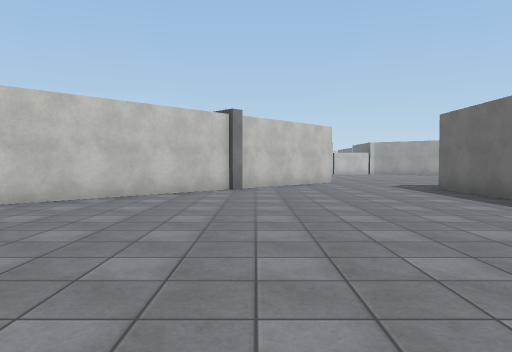
[1] (above)

22 first-person views from a walk through a Unity game level. The camera is 1.3 m above the floor, tilts 2° down and sees 70° across. The floor is counted in squares, 2 m on a side. Each view is taken from the middle of a square. On the plan, view 1 faces up. The plan holds only what a view shows up to about 11 squares ahead; the rest is blank. The place goes on beyond the plan. The player is left out. Some animated figures are left out. Surface patterns are stand-ins for the level's own textures.

[2]
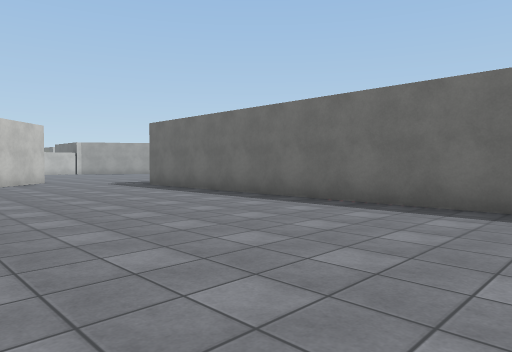

[3]
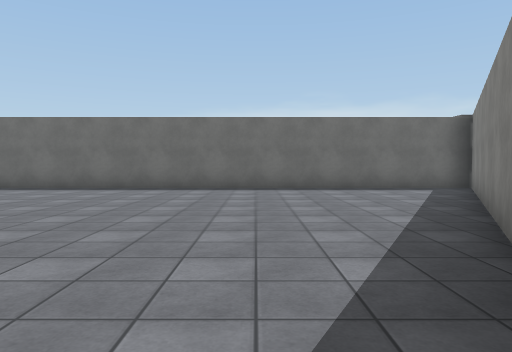

[4]
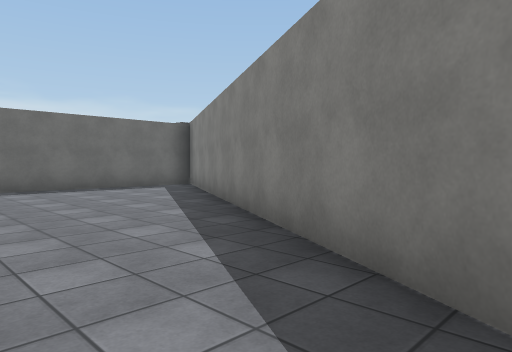

[5]
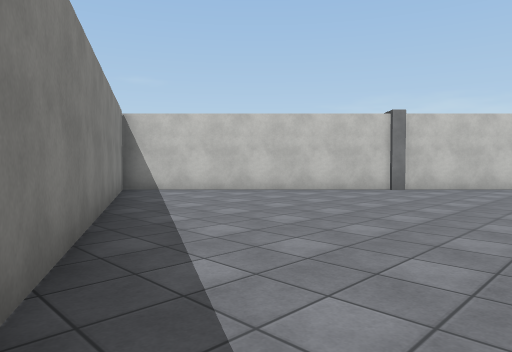

[6]
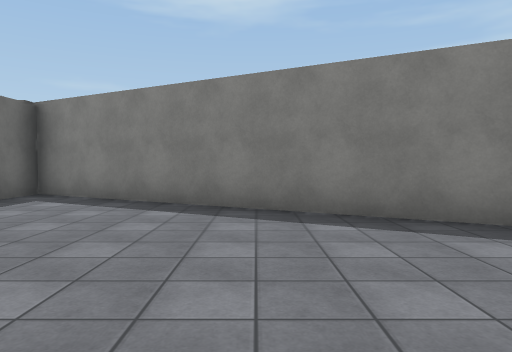

[7]
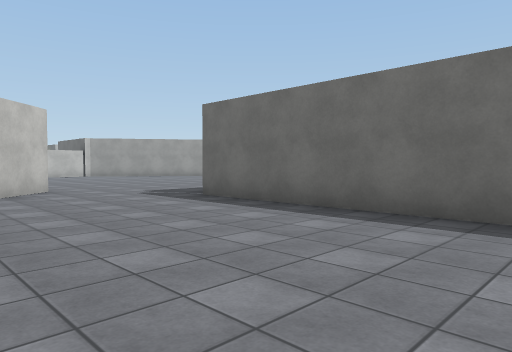

[8]
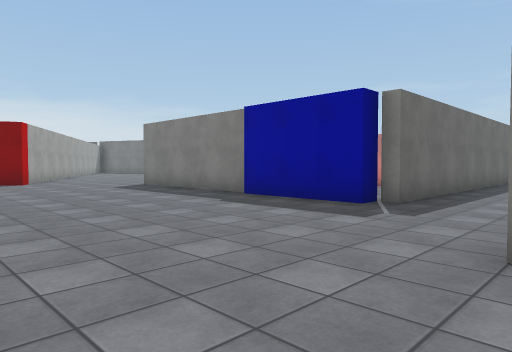

[9]
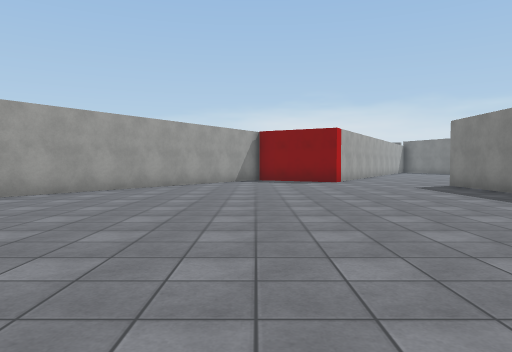

[10]
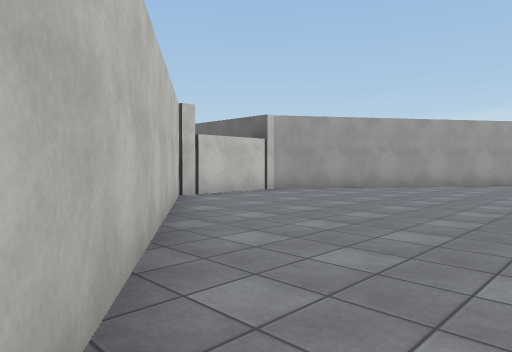

[11]
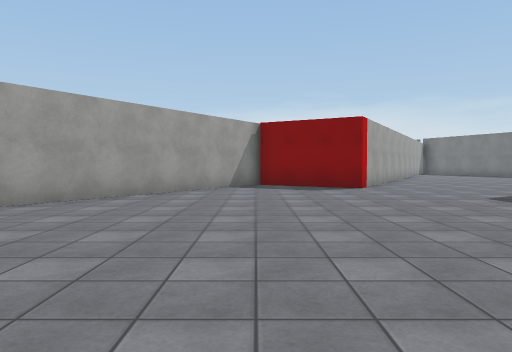

[12]
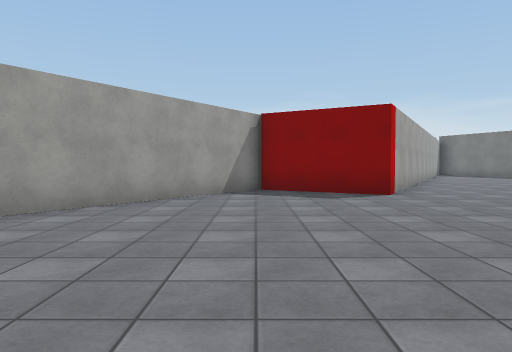

[13]
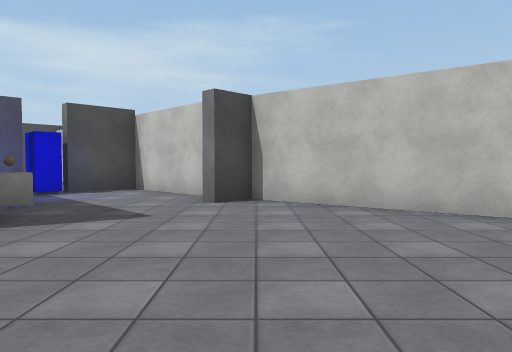

[14]
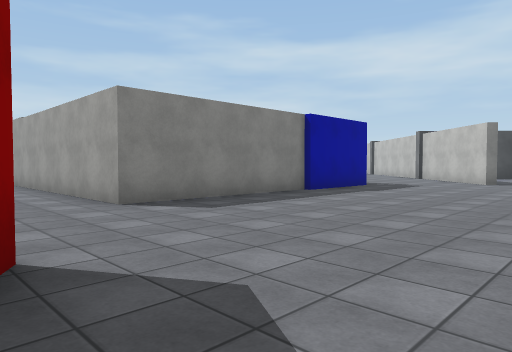

[15]
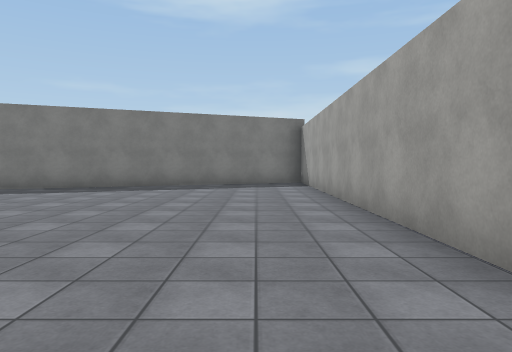

[16]
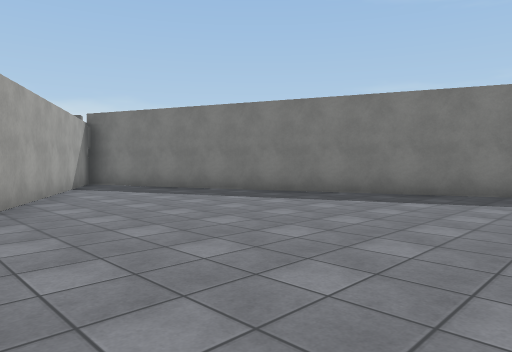

[17]
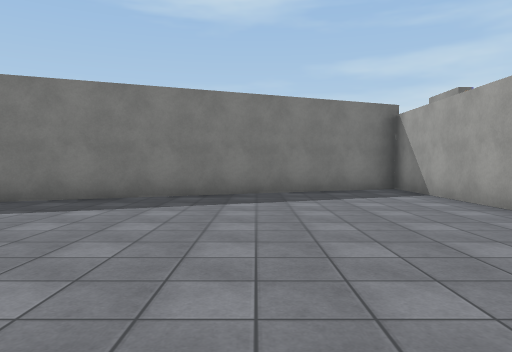

[18]
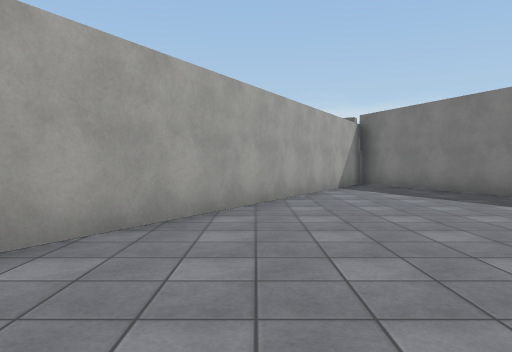

[19]
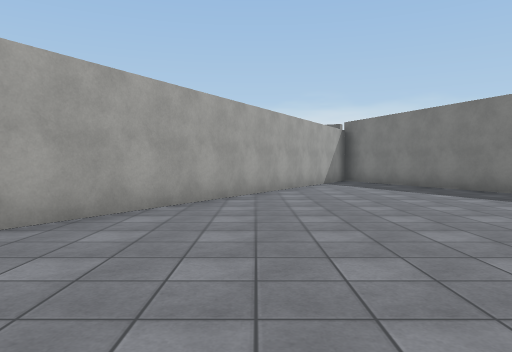

[20]
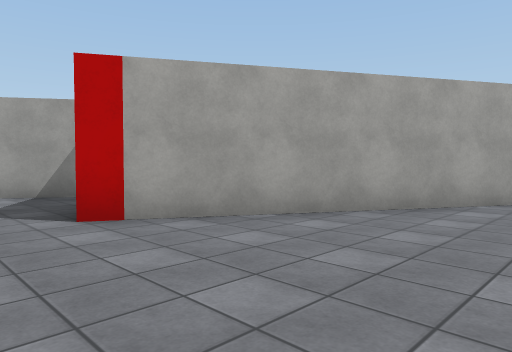

[21]
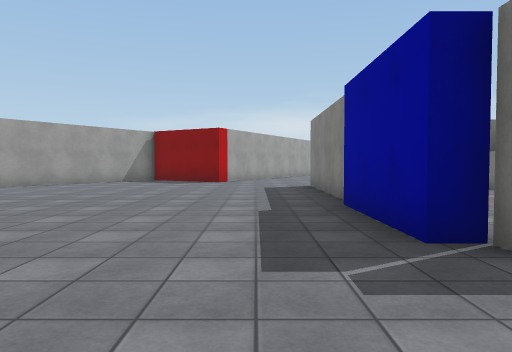

[22]
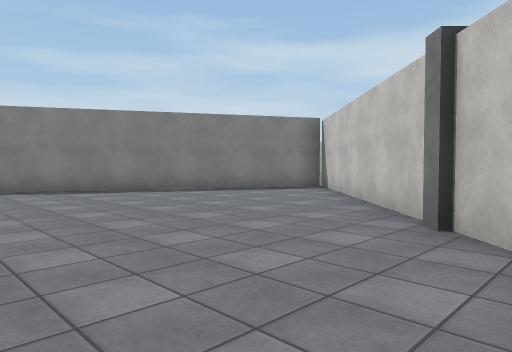

### Floor plan
Ten units are one square. View 1 is at (0, 0); x grows to the right and y downward. Boxes are objects, and circles mark ways between rooms. Rooms are numbered by the first view taken in them; rooms with no view inside come last. Other rooms are left out.
<svg viewBox="-101 -217 379 298">
<path fill="none" stroke="#000" d="M-79 9 46 76 46 -91M49 -91 49 -96M49 -96 78 -96M22 -124 25 -122 -96 0 -79 9M76 -94 125 -94 125 -84M46 -91 49 -91M144 -123 160 -150 68 -212 41 -212 -5 -149 1 -143M125 -84 125 13 272 -46M273 -48 144 -123M-15 -103 -11 -99M-11 -140 -32 -120 -20 -108"/>
<rect x="-5" y="-115" width="10" height="10" fill="#bbb"><title>other object</title></rect>
<circle cx="-20" cy="-58" r="3" fill="#2a7"/>
<circle cx="137" cy="-100" r="3" fill="#2a7"/>
<circle cx="10" cy="-130" r="3" fill="#2a7"/>
<text x="0" y="-10">1</text>
<text x="60" y="-130">2</text>
<text x="180" y="-50">3</text>
<text x="-10" y="-120">4</text>
</svg>
Room 1 opens to room 2. Room 2 opens to room 3. Room 2 opens to room 4.

Where each view was taken, in squares from view 1:
view 1: 0 up, 0 right, facing up
view 2: 1 down, 1 left, facing up-right
view 3: 2 down, 5 left, facing right
view 4: 1 down, 5 left, facing down-right
view 5: 4 down, 1 left, facing up-left
view 6: 0 up, 0 right, facing down
view 7: 3 up, 0 right, facing up-right
view 8: 15 up, 2 right, facing down-right
view 9: 15 up, 2 right, facing right
view 10: 15 up, 0 right, facing up-right
view 11: 15 up, 5 right, facing right
view 12: 15 up, 7 right, facing right
view 13: 15 up, 6 right, facing left
view 14: 15 up, 15 right, facing down-left
view 15: 11 up, 14 right, facing down
view 16: 9 up, 16 right, facing down-right
view 17: 8 up, 16 right, facing down
view 18: 8 up, 16 right, facing right
view 19: 8 up, 14 right, facing right
view 20: 8 up, 13 right, facing up-right
view 21: 11 up, 2 right, facing right
view 22: 6 up, 1 left, facing down-left
